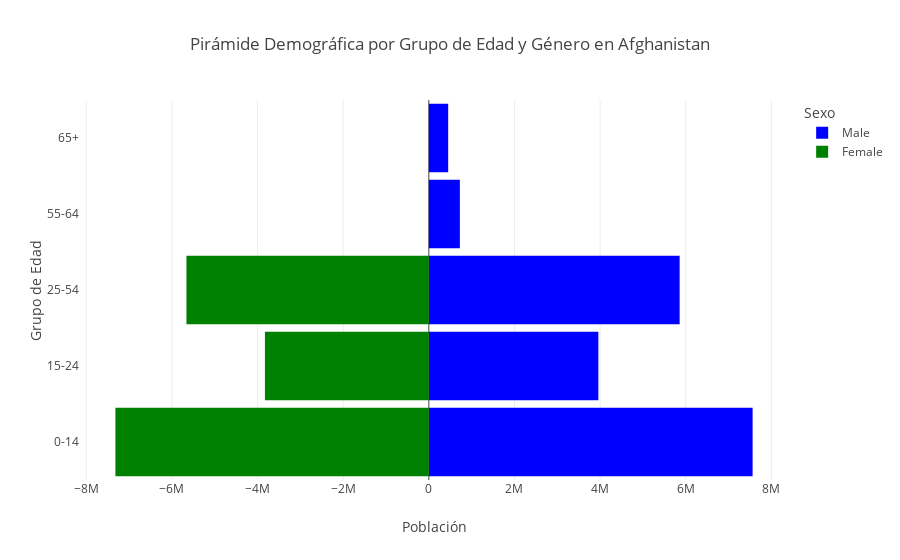

The notebook cell this image was saved under:
### Code cell
import plotly.graph_objects as go
import pandas as pd

# Crear un DataFrame de ejemplo
data = {
    'Country': ['Afghanistan'] * 8,
    'value': [7562703, 3960044, 5858675, 724597, 451852, 7321646, 3828670, 5661887],
    'sexe': ['Male', 'Male', 'Male', 'Male', 'Male', 'Female', 'Female', 'Female'],
    'years': ['0-14', '15-24', '25-54', '55-64', '65+', '0-14', '15-24', '25-54']
}

df_Country = pd.DataFrame(data)

# Crear un gráfico de barras con Plotly
fig = go.Figure()

# Agregar barras para cada sexo
for sex in df_Country['sexe'].unique():
    data_sex = df_Country[df_Country['sexe'] == sex]
    fig.add_trace(go.Bar(
        x=data_sex['value'] if sex == 'Male' else -data_sex['value'],
        y=data_sex['years'],
        name=sex,
        orientation='h',
        marker=dict(color='blue' if sex == 'Male' else 'green')
    ))

# Ajustar el diseño del gráfico
fig.update_layout(
    title='Pirámide Demográfica por Grupo de Edad y Género en Afghanistan',
    xaxis_title='Población',
    yaxis_title='Grupo de Edad',
    legend=dict(title='Sexo'),
    barmode='overlay',  # Sobreponer las barras
    bargap=0.1,         # Espacio entre las barras
)

# Mostrar el gráfico
fig.show()

### Figure 1 — Plotly figure (JSON) as saved in the notebook; plotly's stock layout.template omitted (floating-point values rounded to 4 significant figures)
{"data": [{"marker": {"color": "blue"}, "name": "Male", "orientation": "h", "type": "bar", "x": [7562703, 3960044, 5858675, 724597, 451852], "y": ["0-14", "15-24", "25-54", "55-64", "65+"]}, {"marker": {"color": "green"}, "name": "Female", "orientation": "h", "type": "bar", "x": [-7321646, -3828670, -5661887], "y": ["0-14", "15-24", "25-54"]}], "layout": {"bargap": 0.1, "barmode": "overlay", "legend": {"title": {"text": "Sexo"}}, "title": {"text": "Pirámide Demográfica por Grupo de Edad y Género en Afghanistan"}, "xaxis": {"title": {"text": "Población"}}, "yaxis": {"title": {"text": "Grupo de Edad"}}}}
